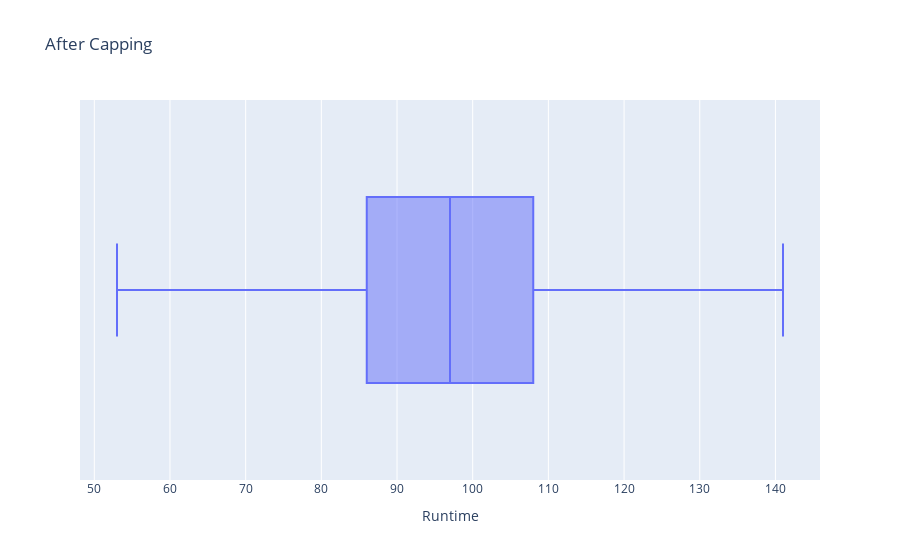

This figure's notebook cell:
### Code cell
fig=px.box(df, x='Runtime',
             title="After Capping", orientation='h')
fig.update_layout(height=600)
fig.show()

### Figure 1 — Plotly figure (JSON) as saved in the notebook; plotly's stock layout.template omitted (floating-point values rounded to 4 significant figures; data arrays with more than 128 entries replaced by an {"elided": "..."} marker saying what was removed)
{"data": [{"alignmentgroup": "True", "hovertemplate": "Runtime=%{x}<extra></extra>", "legendgroup": "", "marker": {"color": "#636efa"}, "name": "", "notched": false, "offsetgroup": "", "orientation": "h", "showlegend": false, "type": "box", "x": {"elided": "584 int values"}, "x0": " ", "xaxis": "x", "y0": " ", "yaxis": "y"}], "layout": {"autosize": true, "boxmode": "group", "legend": {"tracegroupgap": 0}, "title": {"text": "After Capping"}, "xaxis": {"anchor": "y", "autorange": true, "domain": [0, 1], "range": [48.11, 145.9], "title": {"text": "Runtime"}, "type": "linear"}, "yaxis": {"anchor": "x", "autorange": true, "domain": [0, 1], "range": [-0.5, 0.5], "type": "category"}}}
